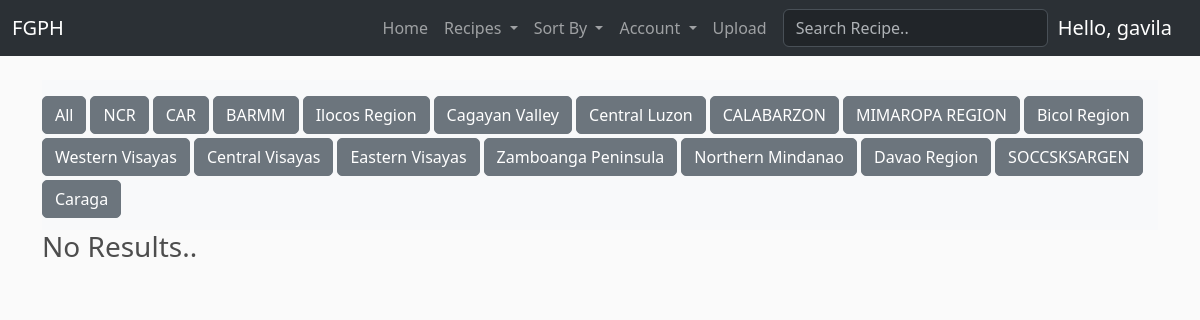
/?region=CALABARZON (signed in), run on the app's committed database.
### FGPH/models.py (models this page shows, shortened)
class Region(models.Model):
	name = models.CharField(max_length=64, null=True)
	alias = models.CharField(max_length=64, null=True, blank=True)
	order = models.FloatField(null=True, blank=True)

### FGPH/views.py (the view)
# urls.py: path("", views.index, name='home'),
def index(request):
    categories = Category.objects.all()
    regions = Region.objects.all().values().order_by('order')
    category = request.GET.get('category')
    region = request.GET.get('region')
    query = request.GET.get("q")
    if category:
        recipes = Recipe.objects.filter(category__name__contains=category)
    elif region:
        recipes = Recipe.objects.filter(region__name__contains=region)
    elif query:
        recipes = Recipe.objects.filter(
            Q(name__icontains=query) | Q(tags__name__icontains=query) | Q(author__name__icontains=query) |
            Q(ingredients__icontains=query)
        ).distinct()
    else:
        recipes = Recipe.objects.all()
    context = {'recipes': recipes, 'regions': regions, 'categories': categories}
    return render(request, 'FGPH/home.html', context)

### FGPH/templatetags/get_group.py (called while the page is built)
@register.filter(name='has_group')
def has_group(user, group_name):
    return user.groups.filter(name=group_name).exists()

### FGPH/templates/FGPH/home.html
{% extends 'FGPH/template.html' %}
{% load static %}
{% block content %}
{% include 'FGPH/sections/regions.html' %}
<div class="row">
	{% for recipe in recipes %}
		<div class="col-lg-4">
			<img class="thumbnail" src="{{ recipe.thumbnail.url }}">
			<div class="box-element product">
				<h4 class="card-title"><strong>{{ recipe.name }}</strong></h4>
				<h6 style="line-height: 30px; margin-left: 	0px;">by: {{ recipe.author }} ({{ recipe.author.title }})</h6>
				<p style="word-wrap: break-word;" class="card-text">{{ recipe.description }}</p>
				<div style="display: inline-flex;">
					<p style="word-wrap: break-word;" class="card-text"><strong>Tags:&nbsp;</strong></p>
					{% for id, name in recipe.recipeTags %}
					<p style="word-wrap: break-word;" class="card-text">{{ name }},&nbsp;</p>
					{% endfor %}
				</div>
				<hr>
				<button data-recipe="{{ recipe.id }}" data-action="add" class="btn btn-outline-secondary add-recipe">Add to Cookbook</button>
				<a href="{% url 'FGPH:recipe' recipe.id %}" data-recipe="{{ recipe.id }}" class="btn btn-outline-success view-recipe">View</a>
			</div>
		</div>
		{% empty %}
		<h3>No Results..</h3>
	{% endfor %}
</div>
{% endblock content %}

### FGPH/templates/FGPH/sections/navbar.html (shortened to what this page needs)
{% load get_group %}
<nav class="navbar navbar-expand-lg bg-body-tertiary" data-bs-theme="dark">
  <div class="container-fluid">
    <a class="navbar-brand" href="{% url 'FGPH:home' %}">FGPH</a>
    <div class="collapse navbar-collapse" id="navbarSupportedContent">
      <ul class="navbar-nav ms-auto me-2 mb-2 mb-lg-0">
        <li class="nav-item">
          <a class="nav-link" aria-current="page" href="{% url 'FGPH:home' %}">Home</a>
        </li>
        <li class="nav-item dropdown">
          <a class="nav-link dropdown-toggle" href="#" role="button" data-bs-toggle="dropdown" aria-expanded="false">
            Recipes
          </a>
        </li>
        <li class="nav-item dropdown">
          <a class="nav-link dropdown-toggle" href="#" role="button" data-bs-toggle="dropdown" aria-expanded="false">
            Sort By
          </a>
        </li>
        {% if request.user|has_group:"contributor" or request.user|has_group:"user" %}
        <li class="nav-item dropdown">
          <a class="nav-link dropdown-toggle" href="#" role="button" data-bs-toggle="dropdown" aria-expanded="false">
            Account
          </a>
        </li>
        {% endif %}
        {% if request.user|has_group:"contributor" %}
        <li class="nav-item">
          <a class="nav-link" aria-current="page" href="{% url 'FGPH:uploadRecipe' %}">Upload</a>
        </li>
        {% endif %}
      </ul>
      <form action="{% url 'FGPH:home' %}" method="get">
        <input class="form-control me-2" name="q" type="text" placeholder="Search Recipe.." aria-label="Search">
      </form>
      <div style="margin-left: 10px;">
        {% if request.user.is_authenticated %}
        <a class="navbar-brand">Hello, {{ request.user.username }}</a>
        {% else %}
        <a href="{% url 'FGPH:login' %}" class="btn btn-outline-warning">Login</a>
        {% endif %}
      </div>
    </div>
  </div>
</nav>

### FGPH/templates/FGPH/sections/regions.html (shortened to what this page needs)
<nav class="navbar navbar-expand-lg bg-body-tertiary">
      <div class="collapse navbar-collapse mt-2" id="navbarText">
        <ul id="regionsList" class="nav nav-pills">
            <li class="nav-item">
              <a class="btn btn-secondary me-1 mb-1" aria-current="page" href="{% url 'FGPH:home' %}">All</a>
            </li>
            {% for region in regions %}
            <li class="nav-item">
                <a class="btn btn-secondary me-1 mb-1" data-region="{{ region.name }}" aria-current="page" href="{% url 'FGPH:home' %}?region={{ region.name }}">{{ region.name }}</a>
            </li>
            {% endfor %}
        </ul>
      </div>
  </nav>

### static/css/main.css (style rules this page uses)
body { background-color: hsl(0, 0%, 98%); }
h1,h2,h3,h4,h5,h6 { color:hsl(0, 0%, 30%); }
.btn { border-radius: 5px; }

### data on the page
Region: name "NCR"
Region: name "CAR"
Region: name "BARMM"
Region: name "Ilocos Region"
Region: name "Cagayan Valley"
Region: name "Central Luzon"
Region: name "CALABARZON"
Region: name "MIMAROPA REGION"
Region: name "Bicol Region"
Region: name "Western Visayas"
Region: name "Central Visayas"
Region: name "Eastern Visayas"
Region: name "Zamboanga Peninsula"
Region: name "Northern Mindanao"
Region: name "Davao Region"
Region: name "SOCCSKSARGEN"
Region: name "Caraga"

### other printed values
{{ request.user.username }} "gavila"
